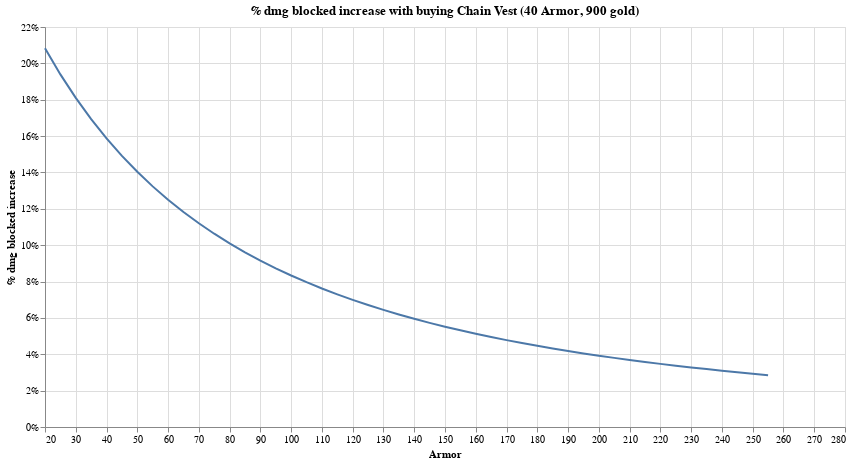

The notebook cell this image was saved under:
### Code cell
df["% dmg blocked increase"]  =    df["% dmg blocked"].shift(-8)-df["% dmg blocked"]
alt.Chart(df.iloc[4:,:]).mark_line().encode(
    x=alt.X('Armor', scale=alt.Scale(domain=(20,280))),
    y=alt.Y('% dmg blocked increase', axis=alt.Axis(format='%')),
    
).properties(
    title = "% dmg blocked increase with buying Chain Vest (40 Armor, 900 gold)",
    width=800,
    height=400
)

### Figure 1 — Vega-Lite specification as saved in the notebook (floating-point values rounded to 4 significant figures)
{"config": {"view": {"continuousWidth": 400, "continuousHeight": 300}}, "data": {"name": "data-79b9f74dcb7033391ec6ec68725544dc"}, "mark": "line", "encoding": {"x": {"field": "Armor", "scale": {"domain": [20, 280]}, "type": "quantitative"}, "y": {"axis": {"format": "%"}, "field": "% dmg blocked increase", "type": "quantitative"}}, "height": 400, "title": "% dmg blocked increase with buying Chain Vest (40 Armor, 900 gold)", "width": 800, "$schema": "https://vega.github.io/schema/vega-lite/v4.17.0.json", "datasets": {"data-79b9f74dcb7033391ec6ec68725544dc": [{"Armor": 20, "% dmg taken": 0.8333, "% dmg blocked": 0.1667, "% dmg blocked increase": 0.2083}, {"Armor": 25, "% dmg taken": 0.8, "% dmg blocked": 0.2, "% dmg blocked increase": 0.1939}, {"Armor": 30, "% dmg taken": 0.7692, "% dmg blocked": 0.2308, "% dmg blocked increase": 0.181}, {"Armor": 35, "% dmg taken": 0.7407, "% dmg blocked": 0.2593, "% dmg blocked increase": 0.1693}, {"Armor": 40, "% dmg taken": 0.7143, "% dmg blocked": 0.2857, "% dmg blocked increase": 0.1587}, {"Armor": 45, "% dmg taken": 0.6897, "% dmg blocked": 0.3103, "% dmg blocked increase": 0.1491}, {"Armor": 50, "% dmg taken": 0.6667, "% dmg blocked": 0.3333, "% dmg blocked increase": 0.1404}, {"Armor": 55, "% dmg taken": 0.6452, "% dmg blocked": 0.3548, "% dmg blocked increase": 0.1323}, {"Armor": 60, "% dmg taken": 0.625, "% dmg blocked": 0.375, "% dmg blocked increase": 0.125}, {"Armor": 65, "% dmg taken": 0.6061, "% dmg blocked": 0.3939, "% dmg blocked increase": 0.1183}, {"Armor": 70, "% dmg taken": 0.5882, "% dmg blocked": 0.4118, "% dmg blocked increase": 0.112}, {"Armor": 75, "% dmg taken": 0.5714, "% dmg blocked": 0.4286, "% dmg blocked increase": 0.1063}, {"Armor": 80, "% dmg taken": 0.5556, "% dmg blocked": 0.4444, "% dmg blocked increase": 0.101}, {"Armor": 85, "% dmg taken": 0.5405, "% dmg blocked": 0.4595, "% dmg blocked increase": 0.0961}, {"Armor": 90, "% dmg taken": 0.5263, "% dmg blocked": 0.4737, "% dmg blocked increase": 0.09153}, {"Armor": 95, "% dmg taken": 0.5128, "% dmg blocked": 0.4872, "% dmg blocked increase": 0.08729}, {"Armor": 100, "% dmg taken": 0.5, "% dmg blocked": 0.5, "% dmg blocked increase": 0.08333}, {"Armor": 105, "% dmg taken": 0.4878, "% dmg blocked": 0.5122, "% dmg blocked increase": 0.07964}, {"Armor": 110, "% dmg taken": 0.4762, "% dmg blocked": 0.5238, "% dmg blocked increase": 0.07619}, {"Armor": 115, "% dmg taken": 0.4651, "% dmg blocked": 0.5349, "% dmg blocked increase": 0.07296}, {"Armor": 120, "% dmg taken": 0.4545, "% dmg blocked": 0.5455, "% dmg blocked increase": 0.06993}, {"Armor": 125, "% dmg taken": 0.4444, "% dmg blocked": 0.5556, "% dmg blocked increase": 0.06709}, {"Armor": 130, "% dmg taken": 0.4348, "% dmg blocked": 0.5652, "% dmg blocked increase": 0.06441}, {"Armor": 135, "% dmg taken": 0.4255, "% dmg blocked": 0.5745, "% dmg blocked increase": 0.0619}, {"Armor": 140, "% dmg taken": 0.4167, "% dmg blocked": 0.5833, "% dmg blocked increase": 0.05952}, {"Armor": 145, "% dmg taken": 0.4082, "% dmg blocked": 0.5918, "% dmg blocked increase": 0.05729}, {"Armor": 150, "% dmg taken": 0.4, "% dmg blocked": 0.6, "% dmg blocked increase": 0.05517}, {"Armor": 155, "% dmg taken": 0.3922, "% dmg blocked": 0.6078, "% dmg blocked increase": 0.05317}, {"Armor": 160, "% dmg taken": 0.3846, "% dmg blocked": 0.6154, "% dmg blocked increase": 0.05128}, {"Armor": 165, "% dmg taken": 0.3774, "% dmg blocked": 0.6226, "% dmg blocked increase": 0.04949}, {"Armor": 170, "% dmg taken": 0.3704, "% dmg blocked": 0.6296, "% dmg blocked increase": 0.04779}, {"Armor": 175, "% dmg taken": 0.3636, "% dmg blocked": 0.6364, "% dmg blocked increase": 0.04618}, {"Armor": 180, "% dmg taken": 0.3571, "% dmg blocked": 0.6429, "% dmg blocked increase": 0.04464}, {"Armor": 185, "% dmg taken": 0.3509, "% dmg blocked": 0.6491, "% dmg blocked increase": 0.04318}, {"Armor": 190, "% dmg taken": 0.3448, "% dmg blocked": 0.6552, "% dmg blocked increase": 0.0418}, {"Armor": 195, "% dmg taken": 0.339, "% dmg blocked": 0.661, "% dmg blocked increase": 0.04048}, {"Armor": 200, "% dmg taken": 0.3333, "% dmg blocked": 0.6667, "% dmg blocked increase": 0.03922}, {"Armor": 205, "% dmg taken": 0.3279, "% dmg blocked": 0.6721, "% dmg blocked increase": 0.03801}, {"Armor": 210, "% dmg taken": 0.3226, "% dmg blocked": 0.6774, "% dmg blocked increase": 0.03687}, {"Armor": 215, "% dmg taken": 0.3175, "% dmg blocked": 0.6825, "% dmg blocked increase": 0.03577}, {"Armor": 220, "% dmg taken": 0.3125, "% dmg blocked": 0.6875, "% dmg blocked increase": 0.03472}, {"Armor": 225, "% dmg taken": 0.3077, "% dmg blocked": 0.6923, "% dmg blocked increase": 0.03372}, {"Armor": 230, "% dmg taken": 0.303, "% dmg blocked": 0.697, "% dmg blocked increase": 0.03276}, {"Armor": 235, "% dmg taken": 0.2985, "% dmg blocked": 0.7015, "% dmg blocked increase": 0.03184}, {"Armor": 240, "% dmg taken": 0.2941, "% dmg blocked": 0.7059, "% dmg blocked increase": 0.03096}, {"Armor": 245, "% dmg taken": 0.2899, "% dmg blocked": 0.7101, "% dmg blocked increase": 0.03011}, {"Armor": 250, "% dmg taken": 0.2857, "% dmg blocked": 0.7143, "% dmg blocked increase": 0.0293}, {"Armor": 255, "% dmg taken": 0.2817, "% dmg blocked": 0.7183, "% dmg blocked increase": 0.02853}, {"Armor": 260, "% dmg taken": 0.2778, "% dmg blocked": 0.7222, "% dmg blocked increase": null}, {"Armor": 265, "% dmg taken": 0.274, "% dmg blocked": 0.726, "% dmg blocked increase": null}, {"Armor": 270, "% dmg taken": 0.2703, "% dmg blocked": 0.7297, "% dmg blocked increase": null}, {"Armor": 275, "% dmg taken": 0.2667, "% dmg blocked": 0.7333, "% dmg blocked increase": null}, {"Armor": 280, "% dmg taken": 0.2632, "% dmg blocked": 0.7368, "% dmg blocked increase": null}, {"Armor": 285, "% dmg taken": 0.2597, "% dmg blocked": 0.7403, "% dmg blocked increase": null}, {"Armor": 290, "% dmg taken": 0.2564, "% dmg blocked": 0.7436, "% dmg blocked increase": null}, {"Armor": 295, "% dmg taken": 0.2532, "% dmg blocked": 0.7468, "% dmg blocked increase": null}]}}
